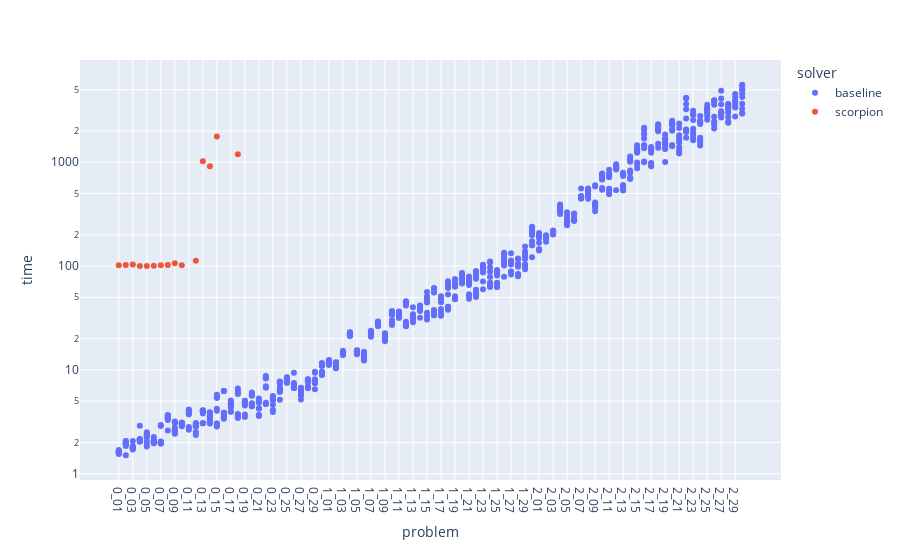
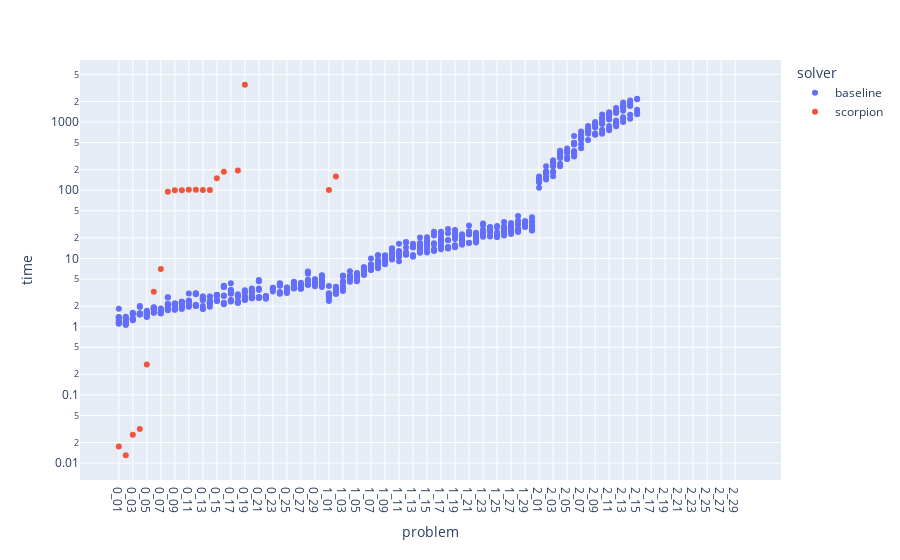
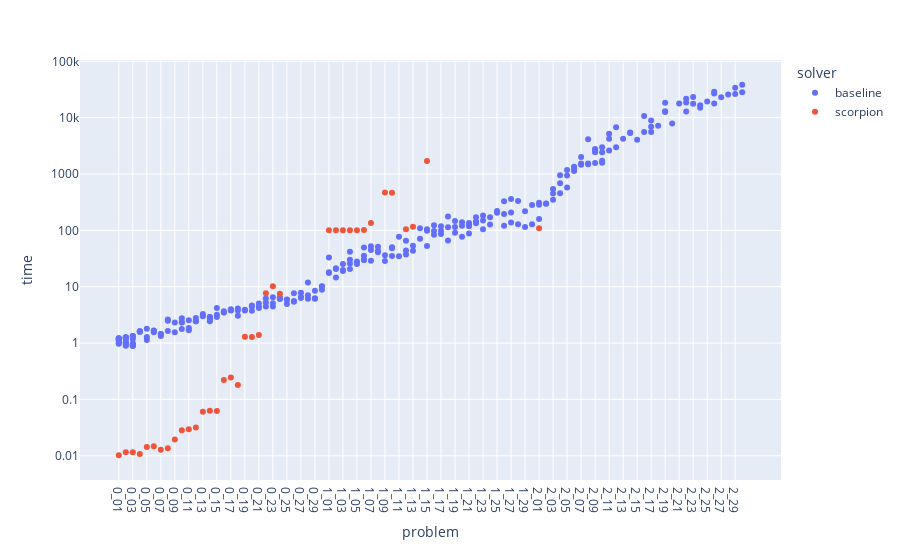
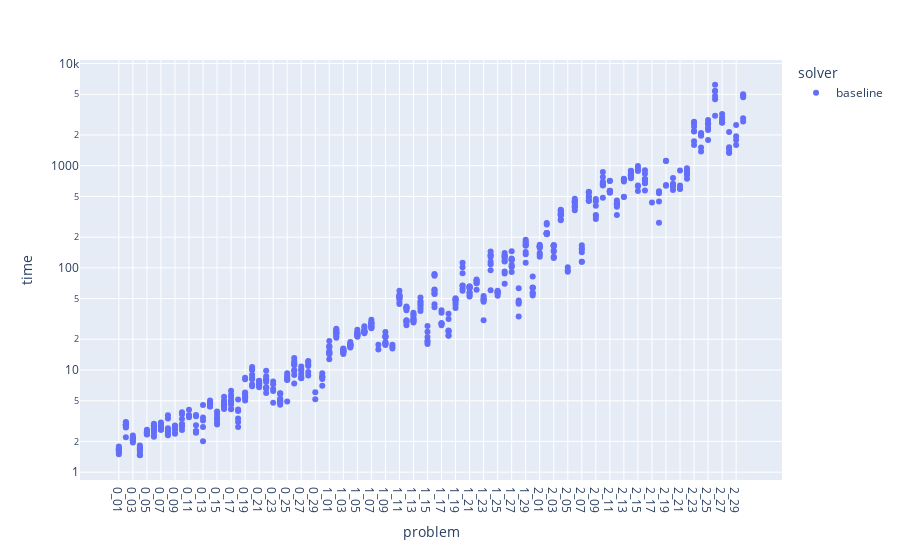

Notebook cell for these charts, in order:
### Code cell
plot_domains("time")

### Figure 1 — Plotly figure (JSON) as saved in the notebook; plotly's stock layout.template omitted (floating-point values rounded to 4 significant figures; data arrays with more than 128 entries replaced by an {"elided": "..."} marker saying what was removed)
{"data": [{"hovertemplate": "solver=baseline<br>problem=%{x}<br>time=%{y}<extra></extra>", "legendgroup": "baseline", "marker": {"color": "#636efa", "symbol": "circle"}, "mode": "markers", "name": "baseline", "orientation": "v", "showlegend": true, "type": "scatter", "x": {"elided": "900 str values"}, "xaxis": "x", "y": {"elided": "900 float values"}, "yaxis": "y"}, {"hovertemplate": "solver=scorpion<br>problem=%{x}<br>time=%{y}<extra></extra>", "legendgroup": "scorpion", "marker": {"color": "#EF553B", "symbol": "circle"}, "mode": "markers", "name": "scorpion", "orientation": "v", "showlegend": true, "type": "scatter", "x": ["0_01", "0_02", "0_03", "0_04", "0_05", "0_06", "0_07", "0_08", "0_09", "0_10", "0_11", "0_12", "0_13", "0_14", "0_15", "0_16", "0_17", "0_18", "0_19", "0_20", "0_21", "0_22", "0_23", "0_24", "0_25", "0_26", "0_27", "0_28", "0_29", "0_30", "1_01", "1_02", "1_03", "1_04", "1_05", "1_06", "1_07", "1_08", "1_09", "1_10", "1_11", "1_12", "1_13", "1_14", "1_15", "1_16", "1_17", "1_18", "1_19", "1_20", "1_21", "1_22", "1_23", "1_24", "1_25", "1_26", "1_27", "1_28", "1_29", "1_30", "2_01", "2_02", "2_03", "2_04", "2_05", "2_06", "2_07", "2_08", "2_09", "2_10", "2_11", "2_12", "2_13", "2_14", "2_15", "2_16", "2_17", "2_18", "2_19", "2_20", "2_21", "2_22", "2_23", "2_24", "2_25", "2_26", "2_27", "2_28", "2_29", "2_30"], "xaxis": "x", "y": [102.1, 102.6, 103.8, 100.1, 100.3, 100.9, 102.0, 102.3, 106.4, 102.1, null, 112.8, 1025.0, 915.6, 1769.0, null, null, 1194.0, null, null, null, null, null, null, null, null, null, null, null, null, null, null, null, null, null, null, null, null, null, null, null, null, null, null, null, null, null, null, null, null, null, null, null, null, null, null, null, null, null, null, null, null, null, null, null, null, null, null, null, null, null, null, null, null, null, null, null, null, null, null, null, null, null, null, null, null, null, null, null, null], "yaxis": "y"}], "layout": {"legend": {"title": {"text": "solver"}, "tracegroupgap": 0}, "margin": {"t": 60}, "xaxis": {"anchor": "y", "domain": [0, 1], "title": {"text": "problem"}}, "yaxis": {"anchor": "x", "domain": [0, 1], "title": {"text": "time"}, "type": "log"}}}

### Figure 2 — Plotly figure (JSON) as saved in the notebook; plotly's stock layout.template omitted (floating-point values rounded to 4 significant figures; data arrays with more than 128 entries replaced by an {"elided": "..."} marker saying what was removed)
{"data": [{"hovertemplate": "solver=baseline<br>problem=%{x}<br>time=%{y}<extra></extra>", "legendgroup": "baseline", "marker": {"color": "#636efa", "symbol": "circle"}, "mode": "markers", "name": "baseline", "orientation": "v", "showlegend": true, "type": "scatter", "x": {"elided": "900 str values"}, "xaxis": "x", "y": {"elided": "900 float values"}, "yaxis": "y"}, {"hovertemplate": "solver=scorpion<br>problem=%{x}<br>time=%{y}<extra></extra>", "legendgroup": "scorpion", "marker": {"color": "#EF553B", "symbol": "circle"}, "mode": "markers", "name": "scorpion", "orientation": "v", "showlegend": true, "type": "scatter", "x": ["0_01", "0_02", "0_03", "0_04", "0_05", "0_06", "0_07", "0_08", "0_09", "0_10", "0_11", "0_12", "0_13", "0_14", "0_15", "0_16", "0_17", "0_18", "0_19", "0_20", "0_21", "0_22", "0_23", "0_24", "0_25", "0_26", "0_27", "0_28", "0_29", "0_30", "1_01", "1_02", "1_03", "1_04", "1_05", "1_06", "1_07", "1_08", "1_09", "1_10", "1_11", "1_12", "1_13", "1_14", "1_15", "1_16", "1_17", "1_18", "1_19", "1_20", "1_21", "1_22", "1_23", "1_24", "1_25", "1_26", "1_27", "1_28", "1_29", "1_30", "2_01", "2_02", "2_03", "2_04", "2_05", "2_06", "2_07", "2_08", "2_09", "2_10", "2_11", "2_12", "2_13", "2_14", "2_15", "2_16", "2_17", "2_18", "2_19", "2_20", "2_21", "2_22", "2_23", "2_24", "2_25", "2_26", "2_27", "2_28", "2_29", "2_30"], "xaxis": "x", "y": [0.01751, 0.01301, 0.02592, 0.03153, 0.279, 3.241, 6.976, 94.92, 100.2, 100.4, 101.9, 101.3, 101.2, 101.3, 149.8, 186.1, null, 195.6, 3525.0, null, null, null, null, null, null, null, null, null, null, null, 101.1, 159.1, null, null, null, null, null, null, null, null, null, null, null, null, null, null, null, null, null, null, null, null, null, null, null, null, null, null, null, null, null, null, null, null, null, null, null, null, null, null, null, null, null, null, null, null, null, null, null, null, null, null, null, null, null, null, null, null, null, null], "yaxis": "y"}], "layout": {"legend": {"title": {"text": "solver"}, "tracegroupgap": 0}, "margin": {"t": 60}, "xaxis": {"anchor": "y", "domain": [0, 1], "title": {"text": "problem"}}, "yaxis": {"anchor": "x", "domain": [0, 1], "title": {"text": "time"}, "type": "log"}}}

### Figure 3 — Plotly figure (JSON) as saved in the notebook; plotly's stock layout.template omitted (floating-point values rounded to 4 significant figures; data arrays with more than 128 entries replaced by an {"elided": "..."} marker saying what was removed)
{"data": [{"hovertemplate": "solver=baseline<br>problem=%{x}<br>time=%{y}<extra></extra>", "legendgroup": "baseline", "marker": {"color": "#636efa", "symbol": "circle"}, "mode": "markers", "name": "baseline", "orientation": "v", "showlegend": true, "type": "scatter", "x": {"elided": "900 str values"}, "xaxis": "x", "y": {"elided": "900 float values"}, "yaxis": "y"}, {"hovertemplate": "solver=scorpion<br>problem=%{x}<br>time=%{y}<extra></extra>", "legendgroup": "scorpion", "marker": {"color": "#EF553B", "symbol": "circle"}, "mode": "markers", "name": "scorpion", "orientation": "v", "showlegend": true, "type": "scatter", "x": ["0_01", "0_02", "0_03", "0_04", "0_05", "0_06", "0_07", "0_08", "0_09", "0_10", "0_11", "0_12", "0_13", "0_14", "0_15", "0_16", "0_17", "0_18", "0_19", "0_20", "0_21", "0_22", "0_23", "0_24", "0_25", "1_01", "1_02", "1_03", "1_04", "1_05", "1_06", "1_07", "1_08", "1_09", "1_10", "1_11", "1_12", "1_13", "1_14", "1_15", "1_16", "1_17", "1_18", "1_19", "1_20", "1_21", "1_22", "1_23", "1_24", "2_01", "2_02", "2_03", "2_04", "2_05", "2_06", "2_07", "2_08", "2_09", "2_10", "2_11", "2_12", "2_13", "2_14", "2_15", "2_16", "2_17", "2_18", "2_19", "2_20", "2_21", "2_22", "2_23", "2_24"], "xaxis": "x", "y": [0.01021, 0.01153, 0.01157, 0.01077, 0.01424, 0.01479, 0.01274, 0.01353, 0.01935, 0.02847, 0.02966, 0.03171, 0.06012, 0.06313, 0.06232, 0.222, 0.2441, 0.1803, 1.292, 1.287, 1.386, 7.7, 10.15, 7.485, null, 100.4, 100.7, 100.6, 100.9, 100.9, 101.1, 135.7, null, 469.7, 466.5, null, 104.7, 115.6, null, 1699.0, null, null, null, null, null, null, null, null, null, 108.7, null, null, null, null, null, null, null, null, null, null, null, null, null, null, null, null, null, null, null, null, null, null, null], "yaxis": "y"}], "layout": {"legend": {"title": {"text": "solver"}, "tracegroupgap": 0}, "margin": {"t": 60}, "xaxis": {"anchor": "y", "domain": [0, 1], "title": {"text": "problem"}}, "yaxis": {"anchor": "x", "domain": [0, 1], "title": {"text": "time"}, "type": "log"}}}

### Figure 4 — Plotly figure (JSON) as saved in the notebook; plotly's stock layout.template omitted (floating-point values rounded to 4 significant figures; data arrays with more than 128 entries replaced by an {"elided": "..."} marker saying what was removed)
{"data": [{"hovertemplate": "solver=baseline<br>problem=%{x}<br>time=%{y}<extra></extra>", "legendgroup": "baseline", "marker": {"color": "#636efa", "symbol": "circle"}, "mode": "markers", "name": "baseline", "orientation": "v", "showlegend": true, "type": "scatter", "x": {"elided": "900 str values"}, "xaxis": "x", "y": {"elided": "900 float values"}, "yaxis": "y"}], "layout": {"legend": {"title": {"text": "solver"}, "tracegroupgap": 0}, "margin": {"t": 60}, "xaxis": {"anchor": "y", "domain": [0, 1], "title": {"text": "problem"}}, "yaxis": {"anchor": "x", "domain": [0, 1], "title": {"text": "time"}, "type": "log"}}}
